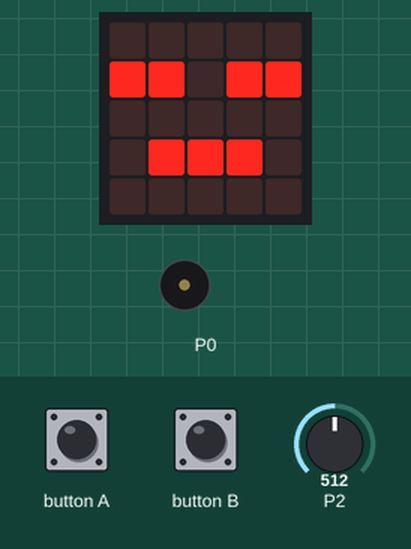
Recording of a program running on a simulated BBC micro:bit (MakeCode). Shown: the board's 5×5 LED display, buzzer (waves = sounding). The test bench sets the inputs (shaded band); at power-on: P2 = 512 (analog values on the 0–1023 scale). A reset restarts the program.

Above: at 0.1 s.
1.9 s: button A pressed for 0.15 s
At 2.15 s:
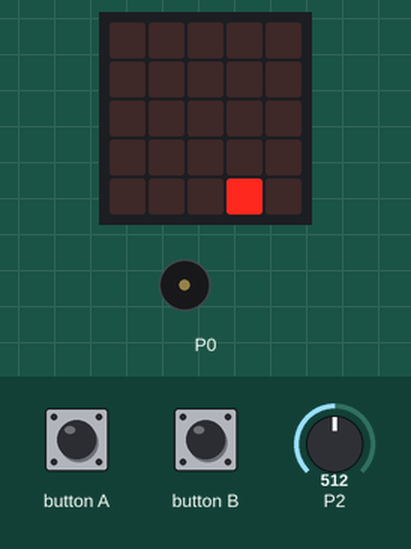
3.9 s: P2 set to 426
At 4.35 s:
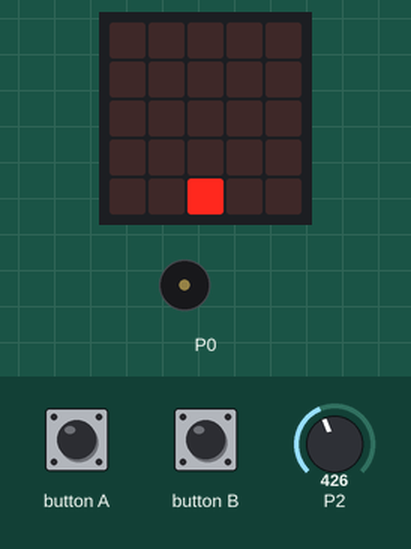
6.3 s: button B pressed for 0.15 s
At 8.3 s:
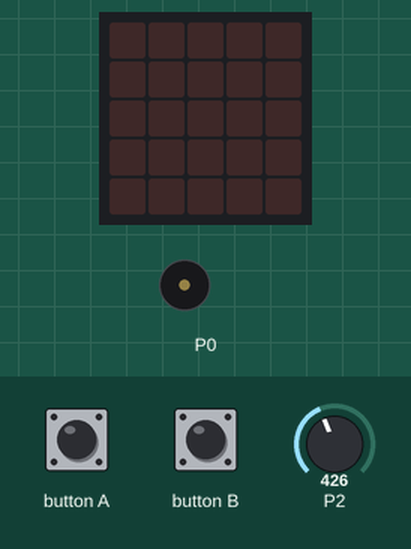
Timing chart, 0 to 9.8 s (numbered marks = the images above; inputs shaded):
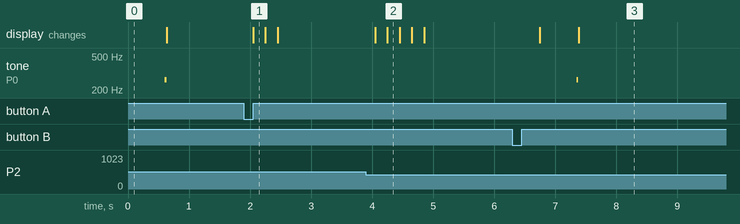

Measured:
- after the input at 1.9 s, the display: changes after 0.15 s (image 1)
- after the input at 3.9 s, the display: first changes after 0.15 s (image 2 shows a later state)
- after the input at 6.3 s, tone on P0: silent → 262 Hz after 1.1 s, → silent 0.03 s later; the display: first changes after 0.45 s (image 3 shows a later state)

The program:

main.ts
```typescript
input.onButtonPressed(Button.A, function () {
    x = 2
    while (!(input.buttonIsPressed(Button.A))) {
        if (x > 4) {
            x = 4
        }
        if (x < 0) {
            x = 0
        }
        if (pins.analogReadPin(AnalogPin.P2) < 436) {
            x = x - 1
            led.plot(x, 4)
            basic.pause(200)
            basic.clearScreen()
        } else {
            if (pins.analogReadPin(AnalogPin.P2) > 446) {
                x = x + 1
                led.plot(x, 4)
                basic.pause(200)
                basic.clearScreen()
            } else {
                led.plot(x, 4)
                basic.pause(200)
                basic.clearScreen()
            }
        }
    }
})
input.onButtonPressed(Button.B, function () {
    control.reset()
})
let x = 0
basic.showIcon(IconNames.Asleep)
music.playTone(262, music.beat(BeatFraction.Sixteenth))
basic.clearScreen()
```

test.ts
```typescript
// aquí va el archivo "tests"; esto no se compilará cuando este paquete se utilice como una extensión.
```
